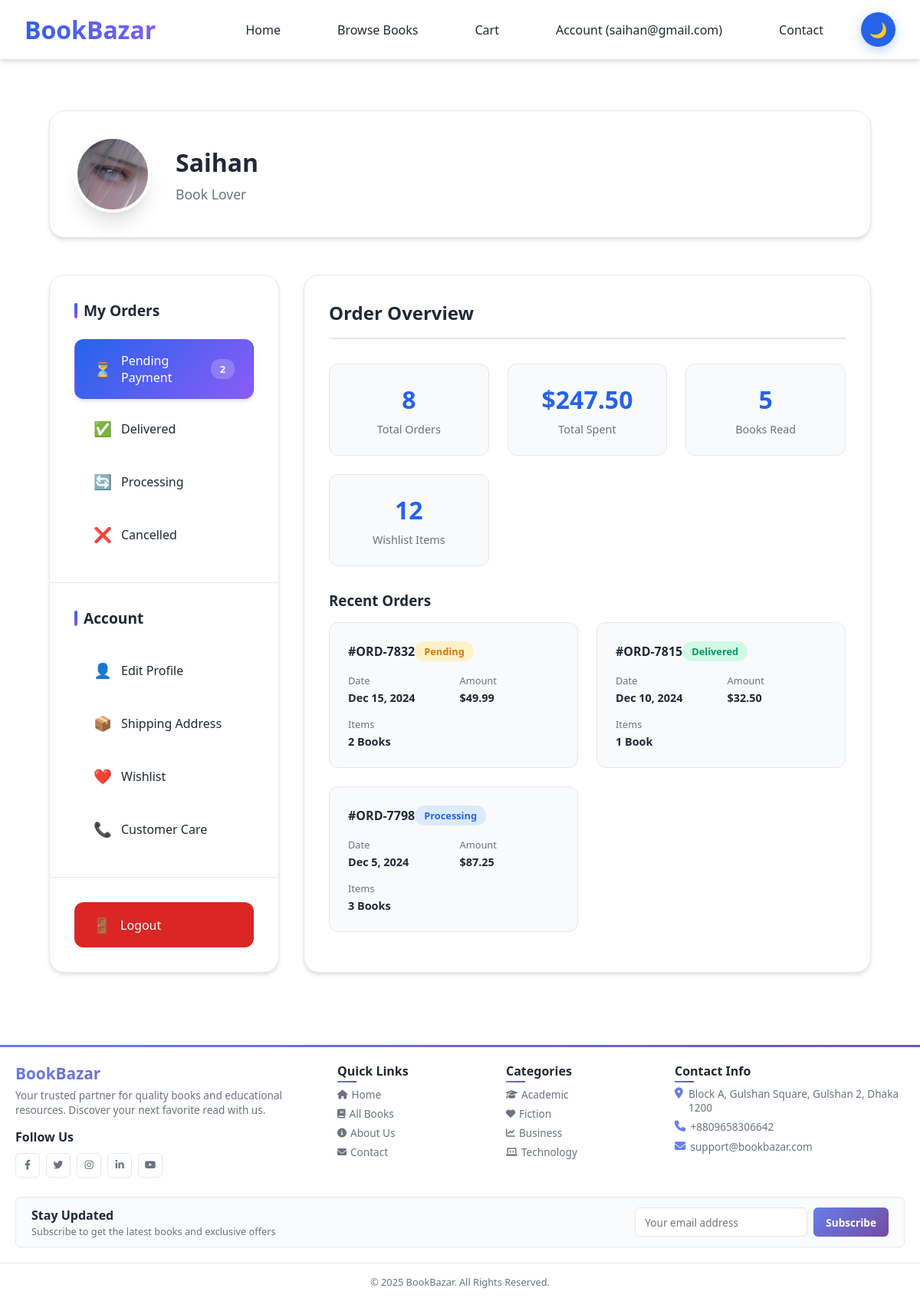
The page /users/profile/ (signed in) on the database as committed earlier.
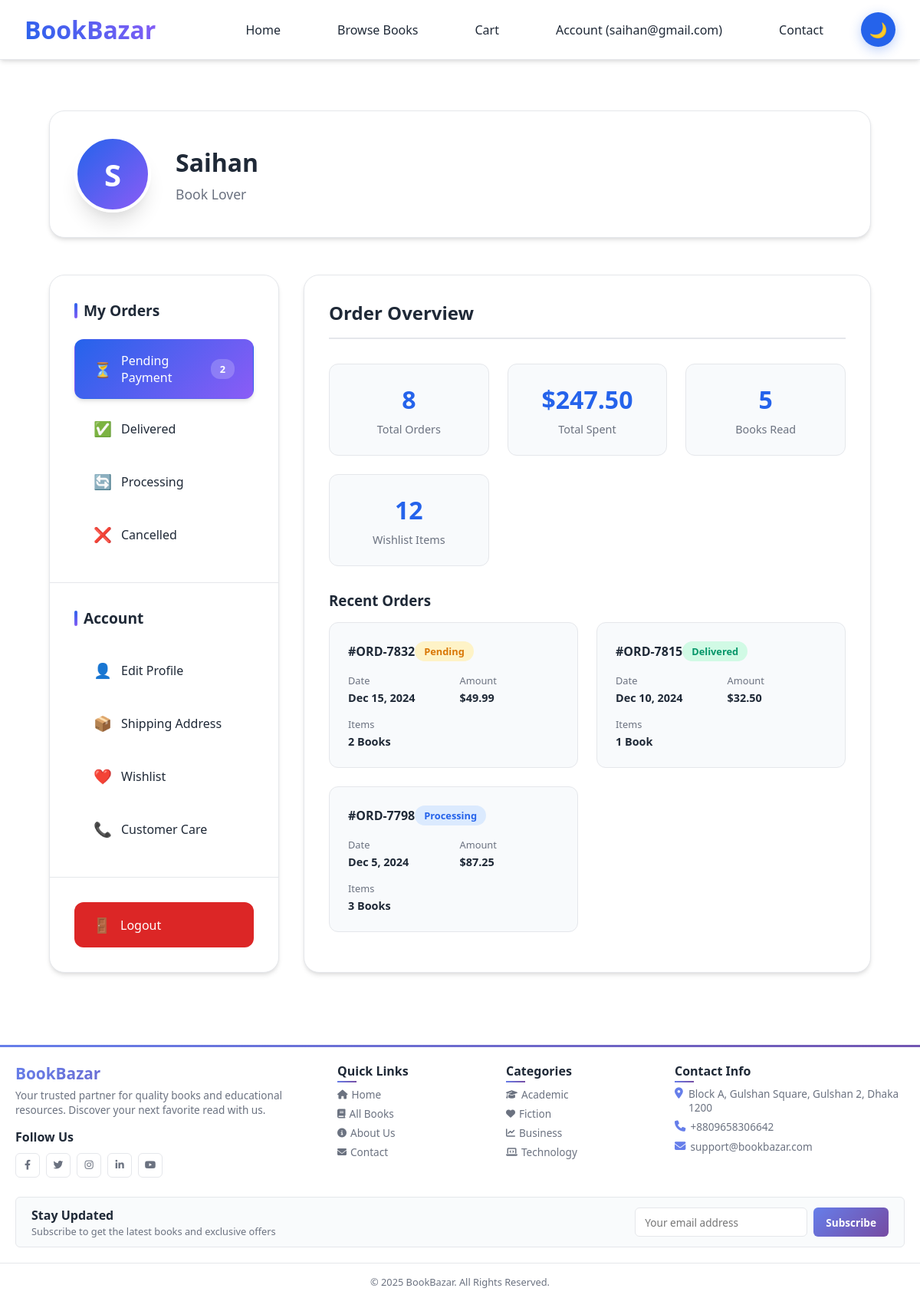
The same page on the database as committed later.
### users/models.py (models this page shows, shortened)
class CustomUser(AbstractUser):
    username = None
    email = models.EmailField(_('email address'), unique=True)
    USERNAME_FIELD = 'email'
    REQUIRED_FIELDS = []
    objects = CustomUserManager()

class UserProfile(models.Model):
    user = models.OneToOneField(
        CustomUser,
        on_delete=models.CASCADE,
        related_name='profile'
    )
    first_name = models.CharField(max_length=30, blank=True)
    last_name = models.CharField(max_length=30, blank=True)
    phone = models.CharField(max_length=20, blank=True)
    birthdate = models.DateField(null=True, blank=True)
    profile_photo = models.ImageField(
        upload_to=user_profile_photo_path,
        blank=True,
        null=True
    )
    newsletter = models.BooleanField(default=True)
    order_updates = models.BooleanField(default=True)
    promotions = models.BooleanField(default=False)
    LANGUAGE_CHOICES = [
        ('en', 'English'),
        ('es', 'Spanish'),
        ('fr', 'French'),
        ('de', 'German'),
    ]
    language = models.CharField(
        max_length=10,
        choices=LANGUAGE_CHOICES,
        default='en'
    )
    CURRENCY_CHOICES = [
        ('usd', 'USD ($)'),
        ('eur', 'EUR (€)'),
        ('gbp', 'GBP (£)'),
    ]
    currency = models.CharField(
        max_length=3,
        choices=CURRENCY_CHOICES,
        default='usd'
    )
    created_at = models.DateTimeField(auto_now_add=True)
    updated_at = models.DateTimeField(auto_now=True)
    class Meta:
        verbose_name = _('User Profile')
        verbose_name_plural = _('User Profiles')

### users/views.py (the view)
# urls.py: path('profile/', views.profile_view, name='profile'),
@login_required
def profile_view(request):
    profile, created = UserProfile.objects.get_or_create(user=request.user)
    context = {
        'user': request.user,
        'categories': [],  # Add empty categories to avoid template errors
        'featured_books': [],  # Add empty featured_books to avoid template errors
    }
    return render(request, 'users/profile.html', context)

### eco/context_processors.py (called while the page is built)
def cart_count(request):
    cart_count = 0
    if request.user.is_authenticated:
        try:
            try:
                cart = Cart.objects.get(user=request.user)
                cart_count = cart.total_items
            except Cart.DoesNotExist:
                order_qs = Order.objects.filter(user=request.user, ordered=False)
                if order_qs.exists():
                    order = order_qs[0]
                    cart_count = order.items.count()
        except Exception as e:
            cart_count = 0
    return {'cart_count': cart_count}

### eco/models.py (called while the page is built)
    @property
    def total_items(self):
        return sum(item.quantity for item in self.items.all())

### templates/users/profile.html (shortened to what the changed rows need)
{% extends "eco/base.html" %}
{% block content %}
<div class="profile-container">
    <div class="profile-header">
        <div class="avatar-large {% if user.profile.profile_photo %}has-photo{% endif %}"
             style="{% if user.profile.profile_photo %}background-image: url('{{ user.profile.profile_photo.url }}');{% endif %}">
            <div class="avatar-text">
                {{ user.email|first|upper }}
            </div>
        </div>
        <div class="user-info">
            <h1 class="user-name">
            </h1>
            <p class="user-title">Book Lover</p>
        </div>
    </div>
    <div class="profile-grid">
        <div class="content-area">
            <div class="content-header">
                <h2 class="content-title">Order Overview</h2>
            </div>
        </div>
    </div>
</div>
{% endblock %}

### templates/eco/base.html (shortened to what this page needs)
<!DOCTYPE html>
<html lang="en">
<head>
</head>
<body>
    <nav class="navbar">
        <div class="nav-container">
            <div class="logo">BookBazar</div>
            <ul class="nav-links">
                <li><a href="/">Home</a></li>
                <li><a href="/products/">Browse Books</a></li>
                <li><a href="/order-summary/">Cart</a></li>
                <li>
                    {% if user.is_authenticated %}
                        <a href="/users/profile/">Account ({{ user.email }})</a>
                    {% else %}
                        <a href="/users/login/">Account</a>
                    {% endif %}
                </li>
                <li><a href="/contact/">Contact</a></li>
                <li>
                    <button id="darkModeToggle" class="dark-mode-btn" title="Toggle dark mode">
                        <span class="dark-mode-icon">🌙</span>
                    </button>
                </li>
            </ul>
        </div>
    </nav>
    <div class="main-content">
        {% block content %}{% endblock %}
    </div>
    {% include 'eco/footer.html' %}
</body>
</html>

Rows that differ between the two databases and show on the page:
changed CustomUser "saihan@gmail.com": email|first (not shown) → "S"; profile_photo: picture removed
